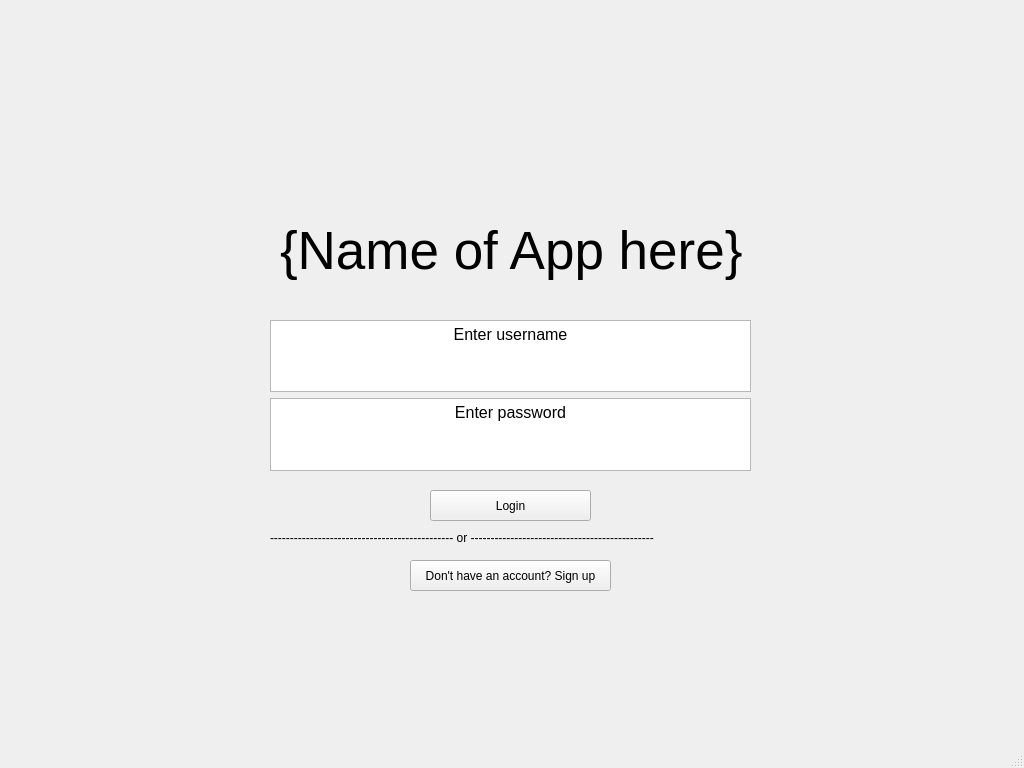
<?xml version="1.0" encoding="UTF-8"?>
<ui version="4.0">
 <class>LoginWindow</class>
 <widget class="QMainWindow" name="LoginWindow">
  <property name="geometry">
   <rect>
    <x>0</x>
    <y>0</y>
    <width>1024</width>
    <height>768</height>
   </rect>
  </property>
  <property name="windowTitle">
   <string>MainWindow</string>
  </property>
  <widget class="QWidget" name="centralwidget">
   <widget class="QWidget" name="verticalLayoutWidget">
    <property name="geometry">
     <rect>
      <x>270</x>
      <y>320</y>
      <width>481</width>
      <height>151</height>
     </rect>
    </property>
    <layout class="QVBoxLayout" name="enterInfoLayout">
     <item>
      <widget class="QTextEdit" name="enterUser_textEdit">
       <property name="html">
        <string>&lt;!DOCTYPE HTML PUBLIC &quot;-//W3C//DTD HTML 4.0//EN&quot; &quot;http://www.w3.org/TR/REC-html40/strict.dtd&quot;&gt;
&lt;html&gt;&lt;head&gt;&lt;meta name=&quot;qrichtext&quot; content=&quot;1&quot; /&gt;&lt;meta charset=&quot;utf-8&quot; /&gt;&lt;style type=&quot;text/css&quot;&gt;
p, li { white-space: pre-wrap; }
hr { height: 1px; border-width: 0; }
li.unchecked::marker { content: &quot;\2610&quot;; }
li.checked::marker { content: &quot;\2612&quot;; }
&lt;/style&gt;&lt;/head&gt;&lt;body style=&quot; font-family:'Segoe UI'; font-size:9pt; font-weight:400; font-style:normal;&quot;&gt;
&lt;p align=&quot;center&quot; style=&quot; margin-top:0px; margin-bottom:0px; margin-left:0px; margin-right:0px; -qt-block-indent:0; text-indent:0px;&quot;&gt;&lt;span style=&quot; font-size:12pt;&quot;&gt;Enter username&lt;/span&gt;&lt;/p&gt;&lt;/body&gt;&lt;/html&gt;</string>
       </property>
      </widget>
     </item>
     <item>
      <widget class="QTextEdit" name="enterPw_textEdit">
       <property name="html">
        <string>&lt;!DOCTYPE HTML PUBLIC &quot;-//W3C//DTD HTML 4.0//EN&quot; &quot;http://www.w3.org/TR/REC-html40/strict.dtd&quot;&gt;
&lt;html&gt;&lt;head&gt;&lt;meta name=&quot;qrichtext&quot; content=&quot;1&quot; /&gt;&lt;meta charset=&quot;utf-8&quot; /&gt;&lt;style type=&quot;text/css&quot;&gt;
p, li { white-space: pre-wrap; }
hr { height: 1px; border-width: 0; }
li.unchecked::marker { content: &quot;\2610&quot;; }
li.checked::marker { content: &quot;\2612&quot;; }
&lt;/style&gt;&lt;/head&gt;&lt;body style=&quot; font-family:'Segoe UI'; font-size:9pt; font-weight:400; font-style:normal;&quot;&gt;
&lt;p align=&quot;center&quot; style=&quot; margin-top:0px; margin-bottom:0px; margin-left:0px; margin-right:0px; -qt-block-indent:0; text-indent:0px;&quot;&gt;&lt;span style=&quot; font-size:12pt;&quot;&gt;Enter password&lt;/span&gt;&lt;/p&gt;&lt;/body&gt;&lt;/html&gt;</string>
       </property>
      </widget>
     </item>
    </layout>
   </widget>
   <widget class="QPushButton" name="signup_button">
    <property name="geometry">
     <rect>
      <x>410</x>
      <y>560</y>
      <width>201</width>
      <height>31</height>
     </rect>
    </property>
    <property name="text">
     <string>Don't have an account? Sign up</string>
    </property>
   </widget>
   <widget class="QPushButton" name="login_button">
    <property name="geometry">
     <rect>
      <x>430</x>
      <y>490</y>
      <width>161</width>
      <height>31</height>
     </rect>
    </property>
    <property name="text">
     <string>Login</string>
    </property>
   </widget>
   <widget class="QLabel" name="dividerLabel">
    <property name="geometry">
     <rect>
      <x>270</x>
      <y>530</y>
      <width>511</width>
      <height>16</height>
     </rect>
    </property>
    <property name="text">
     <string>---------------------------------------------- or ----------------------------------------------</string>
    </property>
   </widget>
   <widget class="QLabel" name="pageLabel">
    <property name="geometry">
     <rect>
      <x>280</x>
      <y>220</y>
      <width>491</width>
      <height>61</height>
     </rect>
    </property>
    <property name="font">
     <font>
      <pointsize>40</pointsize>
     </font>
    </property>
    <property name="text">
     <string>{Name of App here}</string>
    </property>
   </widget>
  </widget>
  <widget class="QMenuBar" name="menubar">
   <property name="geometry">
    <rect>
     <x>0</x>
     <y>0</y>
     <width>1024</width>
     <height>21</height>
    </rect>
   </property>
  </widget>
  <widget class="QStatusBar" name="statusbar"/>
 </widget>
 <resources/>
 <connections/>
</ui>
